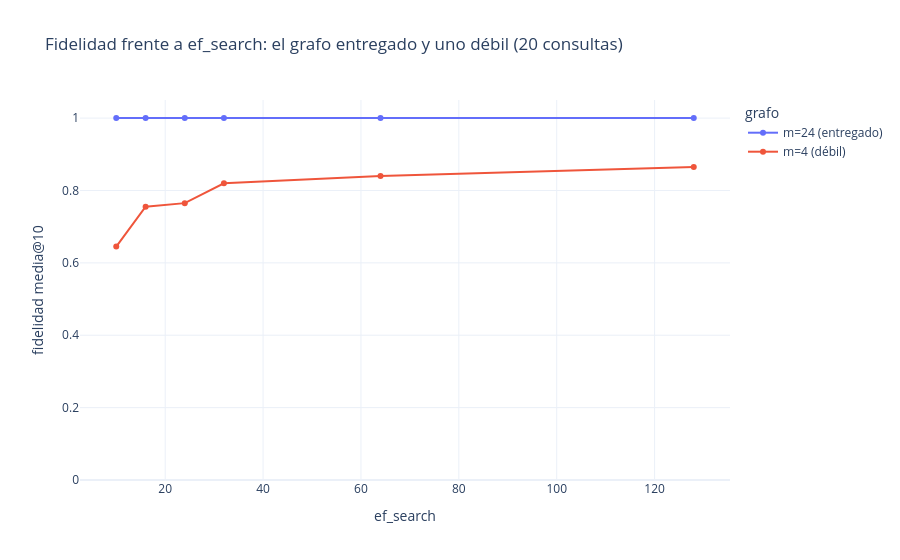

The cell this chart's notebook holds for it:
### Markdown cell above
Una fidelidad de 1.0 solo es creíble si se demuestra que la medición
**puede** detectar pérdida. El barrido de `ef_search` (`make sweep-ef` →
`.artifacts/evaluacion/barrido_ef_search.json`) mide dos grafos sobre el
mismo catálogo: la configuración entregada (m=24, `ef_construct=120`,
totalmente optimizada) y un **grafo deliberadamente débil** (m=4,
`ef_construct=16`) en una colección dedicada, donde el compromiso
fidelidad/esfuerzo emerge con claridad.

### Code cell
sweep_report = json.loads(
    (project_root / ".artifacts" / "evaluacion" / "barrido_ef_search.json").read_text()
)
frames = []
for graph_name, block in (("m=24 (entregado)", sweep_report["final_config"]),
                          ("m=4 (débil)", sweep_report["weak_graph"])):
    frame = pd.DataFrame(block["sweep"])
    frame["grafo"] = graph_name
    frames.append(frame)
sweep = pd.concat(frames)
figure = px.line(
    sweep, x="ef_search", y="mean_overlap_at_10", color="grafo",
    markers=True, labels={"mean_overlap_at_10": "fidelidad media@10"},
    title="Fidelidad frente a ef_search: el grafo entregado y uno débil (20 consultas)",
)
figure.update_yaxes(range=[0, 1.05])
figure

### Figure 1 — Plotly figure (JSON) as saved in the notebook; plotly's stock layout.template omitted (floating-point values rounded to 4 significant figures)
{"data": [{"hovertemplate": "grafo=m=24 (entregado)<br>ef_search=%{x}<br>fidelidad media@10=%{y}<extra></extra>", "legendgroup": "m=24 (entregado)", "line": {"color": "#636efa", "dash": "solid"}, "marker": {"symbol": "circle"}, "mode": "lines+markers", "name": "m=24 (entregado)", "orientation": "v", "showlegend": true, "type": "scatter", "x": [10, 16, 24, 32, 64, 128], "xaxis": "x", "y": [1.0, 1.0, 1.0, 1.0, 1.0, 1.0], "yaxis": "y"}, {"hovertemplate": "grafo=m=4 (débil)<br>ef_search=%{x}<br>fidelidad media@10=%{y}<extra></extra>", "legendgroup": "m=4 (débil)", "line": {"color": "#EF553B", "dash": "solid"}, "marker": {"symbol": "circle"}, "mode": "lines+markers", "name": "m=4 (débil)", "orientation": "v", "showlegend": true, "type": "scatter", "x": [10, 16, 24, 32, 64, 128], "xaxis": "x", "y": [0.645, 0.755, 0.765, 0.82, 0.84, 0.865], "yaxis": "y"}], "layout": {"legend": {"title": {"text": "grafo"}, "tracegroupgap": 0}, "title": {"text": "Fidelidad frente a ef_search: el grafo entregado y uno débil (20 consultas)"}, "xaxis": {"anchor": "y", "domain": [0.0, 1.0], "title": {"text": "ef_search"}}, "yaxis": {"anchor": "x", "domain": [0.0, 1.0], "range": [0, 1.05], "title": {"text": "fidelidad media@10"}}}}
